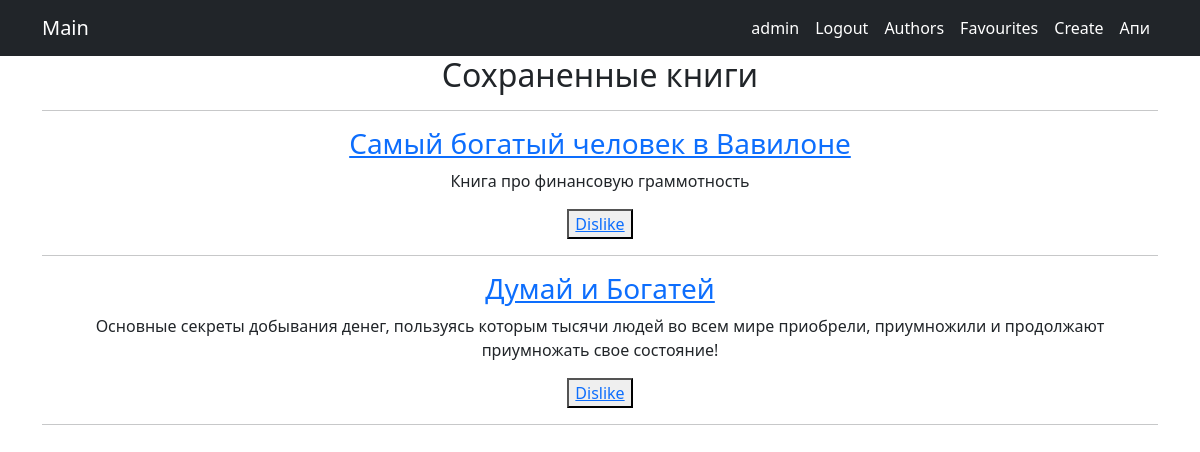
Page /books/liked/ (signed in) on the committed database.
### portal/models.py (models this page shows, shortened)
class Book(models.Model):
     author = models.ForeignKey(Author, on_delete=models.CASCADE, verbose_name="Автор")
     name = models.TextField(blank=False, verbose_name="Название")
     discription = models.TextField(verbose_name="Описание", blank=True, default="У данной книги нет описания")
     rating = models.IntegerField(default=0, blank=True)
     category = models.ManyToManyField(Category, related_name="book_category", blank=True)
     favourite = models.ManyToManyField(User, related_name="save_book", blank=True)

### portal/views.py (the view)
# urls.py: path('books/liked/', ListOfLikeBook.as_view(), name="list_of_like_books"),
class ListOfLikeBook(LoginRequiredMixin, ListView):
    model = Book
    template_name = 'book/list_of_like_book.html'
    def get_context_data(self, **kwargs):
        context = super().get_context_data(**kwargs)
        context['likes'] = Book.objects.filter(favourite=self.request.user.id)
        return context

### templates/book/list_of_like_book.html (shortened to what this page needs)
{% extends 'default.html' %}
{%block content%}
<h2>Сохраненные книги</h2><hr>
    {%for book in likes%}
<a href = "/books/{{book.id}}"><h3>{{book.name}}</h3></a>
        <p>{{book.discription}}</p>
<button><a href = "/books/dislike/{{book.id}}">Dislike</a></button>
<br><hr>
    {%endfor%}
{% endblock %}

### templates/default.html (shortened to what this page needs)
<!DOCTYPE html>
{% load i18n %}
<html lang="en">
    <head>
        {% load static %}
        <link href="{% static 'css/styles.css' %}" rel="stylesheet" />
    </head>
    <body>
        <nav class="navbar navbar-expand-lg navbar-dark bg-dark">
            <div class="container">
                <a class="navbar-brand" href="/books">Main</a>
                <div class="collapse navbar-collapse" id="navbarSupportedContent">
                    <ul class="navbar-nav ms-auto mb-2 mb-lg-0">
                        <li class="nav-item"><a class="nav-link active" aria-current="page" >{{request.user.username}}</a></li>
                        {% if user.is_authenticated %}
                        <li class="nav-item"><a class="nav-link active" aria-current="page" href="{% url 'logout_confirm'%}">Logout</a></li>
                        {%else%}
                        <li class="nav-item"><a class="nav-link active" aria-current="page" href="/accounts/login/">Login</a></li>
                        {%endif%}
                        {% if user.is_authenticated %}
                        <li class="nav-item"><a class="nav-link active" aria-current="page" href = "/authors/">Authors</a></li>
                        <li class="nav-item"><a class="nav-link active" aria-current="page" href="/books/authors/liked/">Favourites</a></li>
                        <li class="nav-item"><a class="nav-link active" aria-current="page" href="/books/create/">Create</a> </li>
                        <li class="nav-item"><a class="nav-link active" aria-current="page" href="/api/documentation/">Апи</a> </li>
                        {% endif %}
                    </ul>
                </div>
            </div>
        </nav>
        <div class="container">
   <div class="row">
       <div class="col-lg-12 text-center">
           {% block content %}{% endblock content %}
       </div>
   </div>
</div>
    </body>
</html>

### rows in the picture
Book: name "Самый богатый человек в Вавилоне", discription "Книга про финансовую граммотность"
Book: name "Думай и Богатей", discription "Основные секреты добывания денег, пользуясь которым тысячи людей во всем мире приобрели, приумножили и продолжают приумножать свое состояние!"

### other values in the picture
{{ request.user.username }} "admin"
